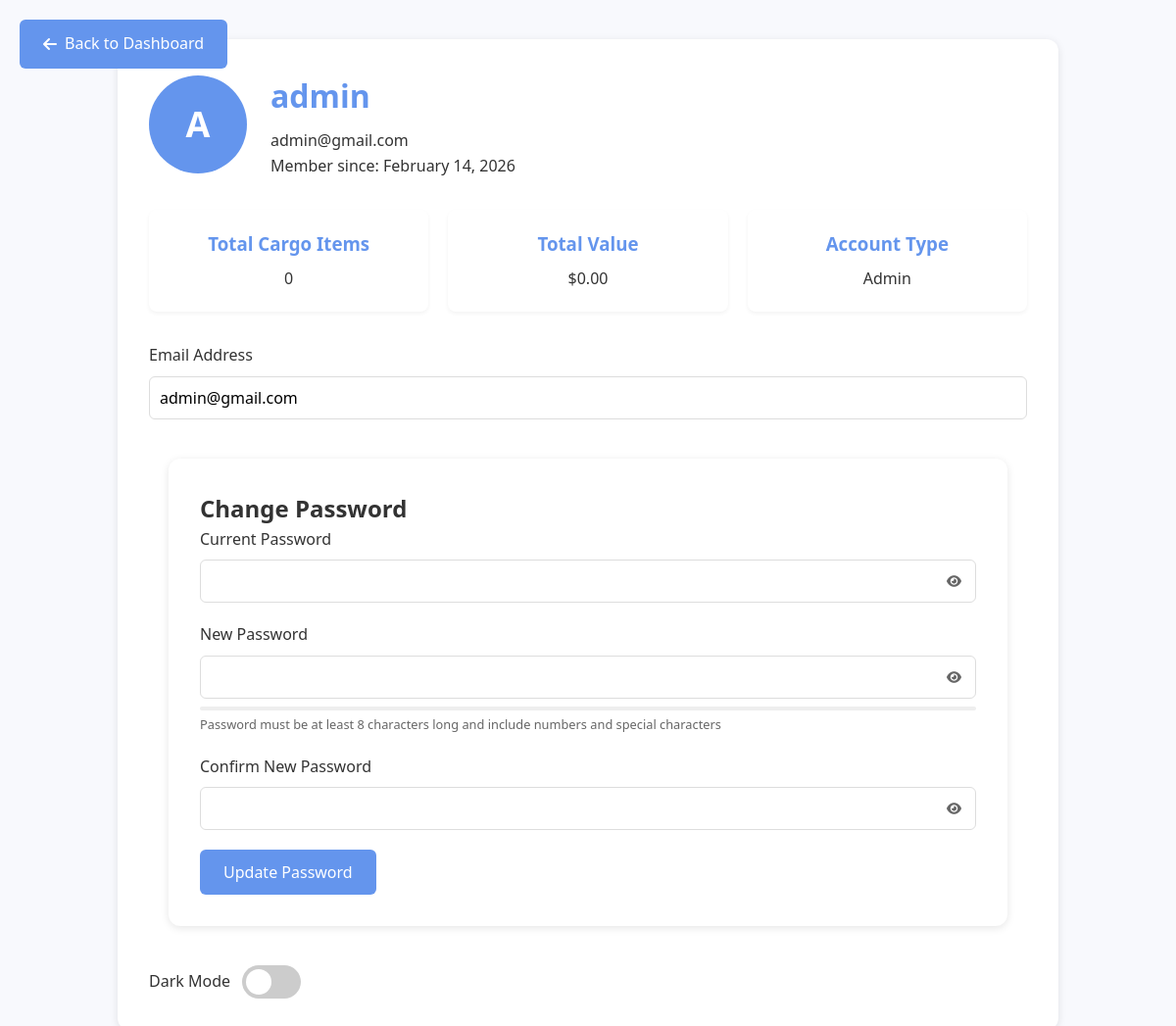
The app's page /user_details.php (signed in) with its own data.
### tables this page shows
CREATE TABLE users (
    user_id INT AUTO_INCREMENT PRIMARY KEY,
    username VARCHAR(50) NOT NULL UNIQUE,
    password_hash VARCHAR(255) NOT NULL,
    email VARCHAR(100) UNIQUE NOT NULL,
    user_type ENUM('admin', 'user') NOT NULL DEFAULT 'user',  
    created_at TIMESTAMP DEFAULT CURRENT_TIMESTAMP
);

### user_details.php (the view, shortened to what this page needs)
<?php
require_once 'config.php';
$user_id = $_SESSION['user_id'];
$user_query = "SELECT u.*,
               COUNT(c.cargo_id) as total_cargo,
               SUM(c.total_price) as total_value
               FROM users u
               LEFT JOIN cargo_items c ON u.user_id = c.user_id
               WHERE u.user_id = ?
               GROUP BY u.user_id";
$stmt = mysqli_prepare($conn, $user_query);
mysqli_stmt_bind_param($stmt, "i", $user_id);
mysqli_stmt_execute($stmt);
$result = mysqli_stmt_get_result($stmt);
$user_data = mysqli_fetch_assoc($result);
?>
<!DOCTYPE html>
<html lang="en">
<head>
    <link rel="stylesheet" href="https://cdnjs.cloudflare.com/ajax/libs/font-awesome/6.0.0/css/all.min.css">
</head>
<body data-theme="<?php echo $_SESSION['theme'] ?? 'light'; ?>">
    <a href="user_dashboard.php" class="back-button">
        <i class="fas fa-arrow-left"></i>
        Back to Dashboard
    </a>
    <div class="container">
        <div class="settings-card">
            <div class="profile-header">
                <div class="profile-avatar">
                    <?php echo strtoupper(substr($user_data['username'], 0, 1)); ?>
                </div>
                <div class="profile-info">
                    <h1><?php echo htmlspecialchars($user_data['username']); ?></h1>
                    <p><?php echo htmlspecialchars($user_data['email']); ?></p>
                    <p>Member since: <?php echo date('F j, Y', strtotime($user_data['created_at'])); ?></p>
                </div>
            </div>
            <div class="stats-grid">
                <div class="stat-card">
                    <h3>Total Cargo Items</h3>
                    <p><?php echo $user_data['total_cargo'] ?? 0; ?></p>
                </div>
                <div class="stat-card">
                    <h3>Total Value</h3>
                    <p>$<?php echo number_format($user_data['total_value'] ?? 0, 2); ?></p>
                </div>
                <div class="stat-card">
                    <h3>Account Type</h3>
                    <p><?php echo ucfirst($user_data['user_type']); ?></p>
                </div>
            </div>
            <form method="POST" action="">
                <div class="form-group">
                    <label for="email">Email Address</label>
                    <input type="email" id="email" name="email" value="<?php echo htmlspecialchars($user_data['email']); ?>" required>
                </div>
           <div class="container">
        <div class="settings-card">
            <h2>Change Password</h2>
            <form method="POST" action="" id="passwordForm" onsubmit="return validatePasswordForm()">
                <div class="form-group">
                    <label for="current_password">Current Password</label>
                    <div class="password-input-group">
                        <input type="password" id="current_password" name="current_password" required>
                        <button type="button" class="password-toggle" onclick="togglePassword('current_password')">
                            <i class="fas fa-eye"></i>
                        </button>
                    </div>
                </div>
                <div class="form-group">
                    <label for="new_password">New Password</label>
                    <div class="password-input-group">
                        <input type="password" id="new_password" name="new_password" required
                               onkeyup="checkPasswordStrength(this.value)">
                        <button type="button" class="password-toggle" onclick="togglePassword('new_password')">
                            <i class="fas fa-eye"></i>
                        </button>
                    </div>
                    <div class="password-strength-meter">
                    </div>
                    <small class="password-requirements">
                        Password must be at least 8 characters long and include numbers and special characters
                    </small>
                </div>
                <div class="form-group">
                    <label for="confirm_password">Confirm New Password</label>
                    <div class="password-input-group">
                        <input type="password" id="confirm_password" name="confirm_password" required>
                        <button type="button" class="password-toggle" onclick="togglePassword('confirm_password')">
                            <i class="fas fa-eye"></i>
                        </button>
                    </div>
                </div>
                <button type="submit" name="change_password" class="btn">Update Password</button>
            </form>
        </div>
    </div>
                <div class="theme-switch">
                    <span>Dark Mode</span>
                    <label class="switch">
                        <span class="slider"></span>
                    </label>
                </div>
            </form>
        </div>
    </div>
</body>
</html>

### user_details.php (style rules this page uses)
:root { --primary-color: #6495ED; --background-color: #F8F9FD; --text-color: #333; --card-background: #ffffff; --border-color: #ddd; --shadow-color: rgba(0, 0, 0, 0.1); }
* { margin: 0; padding: 0; box-sizing: border-box; font-family: 'Segoe UI', Tahoma, Geneva, Verdana, sans-serif; }
body { background-color: var(--background-color); color: var(--text-color); line-height: 1.6; }
.container { max-width: 1000px; margin: 40px auto; padding: 0 20px; }
.settings-card { background: var(--card-background); border-radius: 12px; box-shadow: 0 2px 8px var(--shadow-color); padding: 32px; margin-bottom: 24px; }
.stat-card { background: var(--card-background); padding: 20px; border-radius: 8px; box-shadow: 0 2px 4px var(--shadow-color); text-align: center; }
.back-button { position: fixed; top: 20px; left: 20px; background-color: var(--primary-color); color: white; padding: 12px 24px; border-radius: 6px; text-decoration: none; display: flex; align-items: center; gap: 8px; transition: transform 0.2s, background-color 0.2s; z-index: 1000; }
.profile-header { display: flex; align-items: center; gap: 24px; margin-bottom: 32px; }
.profile-avatar { width: 100px; height: 100px; background-color: var(--primary-color); border-radius: 50%; display: flex; align-items: center; justify-content: center; color: white; font-size: 36px; font-weight: bold; }
.profile-info h1 { color: var(--primary-color); margin-bottom: 8px; }
.stats-grid { display: grid; grid-template-columns: repeat(auto-fit, minmax(200px, 1fr)); gap: 20px; margin-bottom: 32px; }
.stat-card { background: var(--white); padding: 20px; border-radius: 8px; box-shadow: 0 2px 4px rgba(0, 0, 0, 0.05); text-align: center; }
.stat-card h3 { color: var(--primary-color); margin-bottom: 8px; }
.form-group { margin-bottom: 20px; }
.form-group label { display: block; margin-bottom: 8px; font-weight: 500; }
.form-group input, .form-group select { width: 100%; padding: 10px; border: 1px solid #ddd; border-radius: 6px; font-size: 16px; }
.btn { background-color: var(--primary-color); color: white; padding: 12px 24px; border: none; border-radius: 6px; cursor: pointer; font-size: 16px; font-weight: 500; transition: background-color 0.2s; }
.theme-switch { display: flex; align-items: center; gap: 12px; margin-top: 24px; }
.switch { position: relative; display: inline-block; width: 60px; height: 34px; }
.slider { position: absolute; cursor: pointer; top: 0; left: 0; right: 0; bottom: 0; background-color: #ccc; transition: .4s; border-radius: 34px; }
.slider:before { position: absolute; content: ""; height: 26px; width: 26px; left: 4px; bottom: 4px; background-color: white; transition: .4s; border-radius: 50%; }
.password-input-group { position: relative; display: flex; align-items: center; }
.password-toggle { position: absolute; right: 10px; background: none; border: none; color: #666; cursor: pointer; padding: 5px; z-index: 1; }
.password-strength-meter { height: 4px; background: #eee; margin-top: 8px; border-radius: 2px; overflow: hidden; }
.password-requirements { display: block; color: #666; font-size: 0.8em; margin-top: 4px; }

### records on screen
users: username "A", username "admin", email "admin@gmail.com", created_at "February 14, 2026", user_type "Admin"

### other values on screen
$user_data['total_cargo'] "0"
$user_data['total_value'] "0.00"
